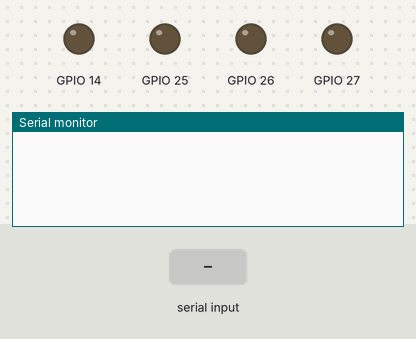
A sketch run on a simulated ESP32. On the bench: output pins drawn as LEDs (lit = HIGH), the last lines printed to the serial monitor. Inputs (shaded band) come from the test bench.

Above: at 1.2 s.
1.3 s: "STATUS\n" received over Serial
At 2.0 s:
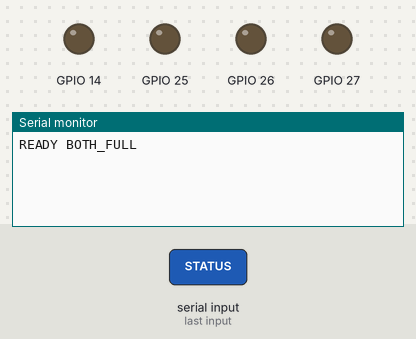
2.8 s: "STOP\n" received over Serial
At 4.0 s:
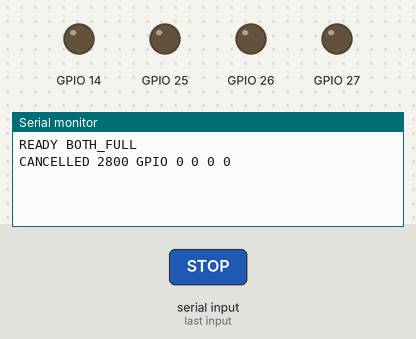
4.3 s: "ARM BOTH_FULL\n" received over Serial
At 5.5 s:
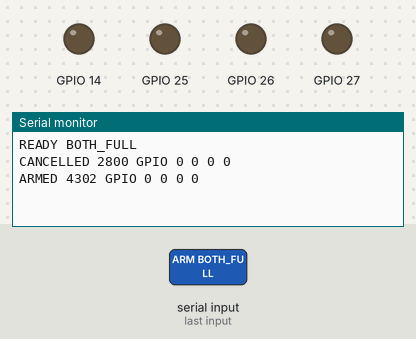

The sketch:

motor_both_full.ino
```cpp
#include <Arduino.h>
#include <string.h>

struct Motor {
  uint8_t input1;
  uint8_t input2;
  bool forwardOnInput1;
};

// Ajustar cada polaridad tras observar el avance f?sico de su rueda.
constexpr Motor motors[] = {{25, 26, true}, {27, 14, true}};
constexpr uint32_t phaseMs = 1000;
constexpr uint32_t coastMs = 250;
constexpr uint32_t armMs = 2000;
constexpr uint32_t linkMs = 300;

enum class Stage { Idle, Armed, Forward, Coast, Reverse };
Stage stage = Stage::Idle;
uint32_t startedAt = 0;
uint32_t heartbeatAt = 0;
bool consumed = false;
char commandBuffer[24];
size_t commandLength = 0;
bool overflow = false;

void allLow() {
  for (const Motor& motor : motors) {
    digitalWrite(motor.input1, LOW);
    digitalWrite(motor.input2, LOW);
  }
}

void transition(Stage next, const char* label, uint32_t now) {
  allLow();
  stage = next;
  startedAt = now;
  if (next == Stage::Forward || next == Stage::Reverse) {
    const bool forward = next == Stage::Forward;
    for (const Motor& motor : motors) {
      digitalWrite(forward == motor.forwardOnInput1 ? motor.input1 : motor.input2, HIGH);
    }
  }
  Serial.printf("%s %lu GPIO %d %d %d %d\n", label, static_cast<unsigned long>(now),
                digitalRead(25), digitalRead(26), digitalRead(27), digitalRead(14));
}

bool running() {
  return stage == Stage::Forward || stage == Stage::Coast || stage == Stage::Reverse;
}

void advance(uint32_t now) {
  const uint32_t elapsed = now - startedAt;
  if (stage == Stage::Armed && elapsed >= armMs) {
    transition(Stage::Idle, "ARM_EXPIRED", now);
  } else if (running() && now - heartbeatAt >= linkMs) {
    transition(Stage::Idle, "LINK_LOST", now);
  } else if (stage == Stage::Forward && elapsed >= phaseMs) {
    transition(Stage::Coast, "COAST", now);
  } else if (stage == Stage::Coast && elapsed >= coastMs) {
    transition(Stage::Reverse, "REVERSE", now);
  } else if (stage == Stage::Reverse && elapsed >= phaseMs) {
    transition(Stage::Idle, "STOPPED", now);
  }
}

void handle(uint32_t now) {
  commandBuffer[commandLength] = '\0';
  if (strcmp(commandBuffer, "STATUS") == 0) {
    Serial.println(consumed ? "USED BOTH_FULL" : "READY BOTH_FULL");
  } else if (strcmp(commandBuffer, "STOP") == 0) {
    transition(Stage::Idle, "CANCELLED", now);
  } else if (strcmp(commandBuffer, "KEEP") == 0 && running()) {
    heartbeatAt = now;
  } else if (strcmp(commandBuffer, "ARM BOTH_FULL") == 0 &&
             stage == Stage::Idle && !consumed) {
    transition(Stage::Armed, "ARMED", now);
  } else if (strcmp(commandBuffer, "RUN") == 0 && stage == Stage::Armed &&
             !consumed && now - startedAt < armMs) {
    consumed = true;
    heartbeatAt = now;
    transition(Stage::Forward, "FORWARD", now);
  } else if (strcmp(commandBuffer, "KEEP") != 0) {
    Serial.println("ERR STATE");
  }
}

void setup() {
  allLow();
  for (const Motor& motor : motors) {
    pinMode(motor.input1, OUTPUT);
    pinMode(motor.input2, OUTPUT);
  }
  allLow();
  Serial.begin(115200);
}

void loop() {
  advance(millis());
  for (int count = 0; count < 32 && Serial.available(); ++count) {
    const int byte = Serial.read();
    if (byte == '\n') {
      if (!overflow) handle(millis());
      else Serial.println("ERR LENGTH");
      commandLength = 0;
      overflow = false;
    } else if (byte != '\r') {
      if (commandLength < sizeof(commandBuffer) - 1) commandBuffer[commandLength++] = byte;
      else overflow = true;
    }
  }
  delay(1);
}
```

Measured:
- after the input at 1.3 s, the serial monitor: prints a new line at once (image 1)
- after the input at 2.8 s, the serial monitor: prints a new line at once (image 2)
- after the input at 4.3 s, the serial monitor: prints a new line at once (image 3)
